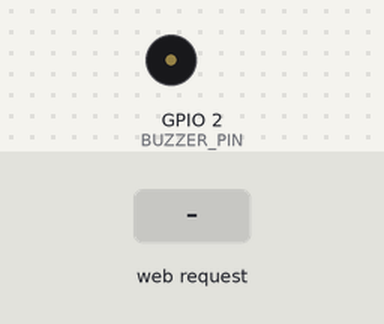
A sketch run on a simulated ESP32-S3. Shown: buzzer (waves = sounding). The test bench sets the inputs (shaded band). The camera gives no picture; what the sketch prints to the serial monitor is not drawn.

Above: at 3.0 s.
3.1 s: HTTP request GET /pitch?freq=1 received
At 4.3 s:
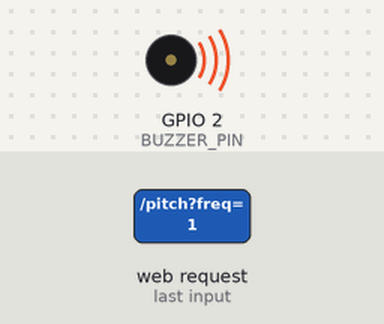
4.6 s: HTTP request GET /pitch?freq=0 received
At 5.5 s:
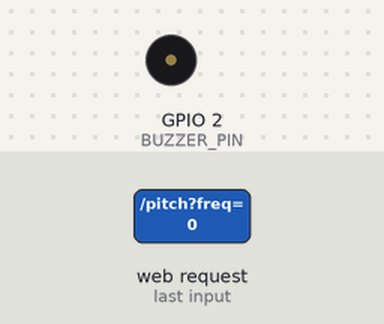
6.1 s: HTTP request GET /pitch?freq=120 received
At 6.7 s:
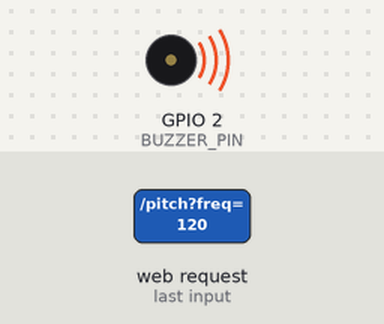
Timing chart, 0 to 9.1 s (numbered marks = the images above; inputs shaded):
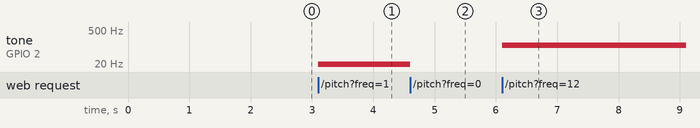

The sketch:

Arms_gestures_with_hands_tracking.ino
```cpp
#include "esp_camera.h"
#include <WiFi.h>
#include <WebServer.h>

#define CAMERA_PIN_PWDN   -1
#define CAMERA_PIN_RESET  -1
#define CAMERA_PIN_XCLK   15
#define CAMERA_PIN_SIOD    4
#define CAMERA_PIN_SIOC    5
#define CAMERA_PIN_Y9     16
#define CAMERA_PIN_Y8     17
#define CAMERA_PIN_Y7     18
#define CAMERA_PIN_Y6     12
#define CAMERA_PIN_Y5     10
#define CAMERA_PIN_Y4      8
#define CAMERA_PIN_Y3      9
#define CAMERA_PIN_Y2     11
#define CAMERA_PIN_VSYNC   6
#define CAMERA_PIN_HREF    7
#define CAMERA_PIN_PCLK   13

#define BUZZER_PIN 2  // Passive Buzzer on G2

const char* AP_SSID = "ESP32-Camera";
const char* AP_PASSWORD = "Camera1234";
WebServer server(80);

bool startCamera() {
  camera_config_t config = {};
  config.ledc_channel = LEDC_CHANNEL_0;
  config.ledc_timer = LEDC_TIMER_0;
  config.pin_d0 = CAMERA_PIN_Y2; config.pin_d1 = CAMERA_PIN_Y3;
  config.pin_d2 = CAMERA_PIN_Y4; config.pin_d3 = CAMERA_PIN_Y5;
  config.pin_d4 = CAMERA_PIN_Y6; config.pin_d5 = CAMERA_PIN_Y7;
  config.pin_d6 = CAMERA_PIN_Y8; config.pin_d7 = CAMERA_PIN_Y9;
  config.pin_xclk = CAMERA_PIN_XCLK; config.pin_pclk = CAMERA_PIN_PCLK;
  config.pin_vsync = CAMERA_PIN_VSYNC; config.pin_href = CAMERA_PIN_HREF;
  config.pin_sccb_sda = CAMERA_PIN_SIOD; config.pin_sccb_scl = CAMERA_PIN_SIOC;
  config.pin_pwdn = CAMERA_PIN_PWDN; config.pin_reset = CAMERA_PIN_RESET;
  config.xclk_freq_hz = 20000000;
  config.pixel_format = PIXFORMAT_JPEG;
  config.frame_size = FRAMESIZE_SVGA; // 800x600 (Much better for fingertips)
  config.jpeg_quality = 12;
  config.fb_count = 2;

  if (psramFound()) {
    config.fb_location = CAMERA_FB_IN_PSRAM;
    config.grab_mode = CAMERA_GRAB_LATEST;
  } else {
    config.fb_location = CAMERA_FB_IN_DRAM;
    config.grab_mode = CAMERA_GRAB_WHEN_EMPTY;
    config.fb_count = 1;
  }
  return (esp_camera_init(&config) == ESP_OK);
}

void handleRoot() {
  server.send(200, "text/plain", "ESP32-S3 Active. Send GET to /pitch?freq=500");
}

void handleCapture() {
  camera_fb_t* frame = esp_camera_fb_get();
  if (!frame) { server.send(500, "text/plain", "Camera failed"); return; }
  server.sendHeader("Cache-Control", "no-store, no-cache, must-revalidate");
  server.setContentLength(frame->len);
  server.send(200, "image/jpeg", "");
  WiFiClient client = server.client();
  client.write(frame->buf, frame->len);
  esp_camera_fb_return(frame);
}

// THIS IS THE MISSING FUNCTION
void handleBuzz() {
  if (server.hasArg("freq")) {
    int freq = server.arg("freq").toInt();
    if (freq > 0) {
      tone(BUZZER_PIN, freq);
      server.send(200, "text/plain", "Playing " + String(freq) + "Hz");
    } else {
      noTone(BUZZER_PIN);
      server.send(200, "text/plain", "Stopped");
    }
  } else {
    server.send(400, "text/plain", "Missing 'freq' argument");
  }
}

void setup() {
  Serial.begin(115200);
  delay(1500);
  pinMode(BUZZER_PIN, OUTPUT);
  noTone(BUZZER_PIN);

  if (!startCamera()) { Serial.println("Camera failed."); return; }

  WiFi.mode(WIFI_AP);
  WiFi.softAP(AP_SSID, AP_PASSWORD);
  Serial.print("AP Ready! IP: ");
  Serial.println(WiFi.softAPIP());

  server.on("/", HTTP_GET, handleRoot);
  server.on("/capture", HTTP_GET, handleCapture);
  server.on("/pitch", HTTP_GET, handleBuzz); // Matches Python URL perfectly
  server.begin();
  Serial.println("Web server started!");
}

void loop() {
  server.handleClient();
}
```

Measured:
- after the input at 3.1 s, tone on GPIO 2 (BUZZER_PIN): silent → 1 Hz at once
- after the input at 4.6 s, tone on GPIO 2 (BUZZER_PIN): 1 Hz → silent at once
- after the input at 6.1 s, tone on GPIO 2 (BUZZER_PIN): silent → 120 Hz at once
